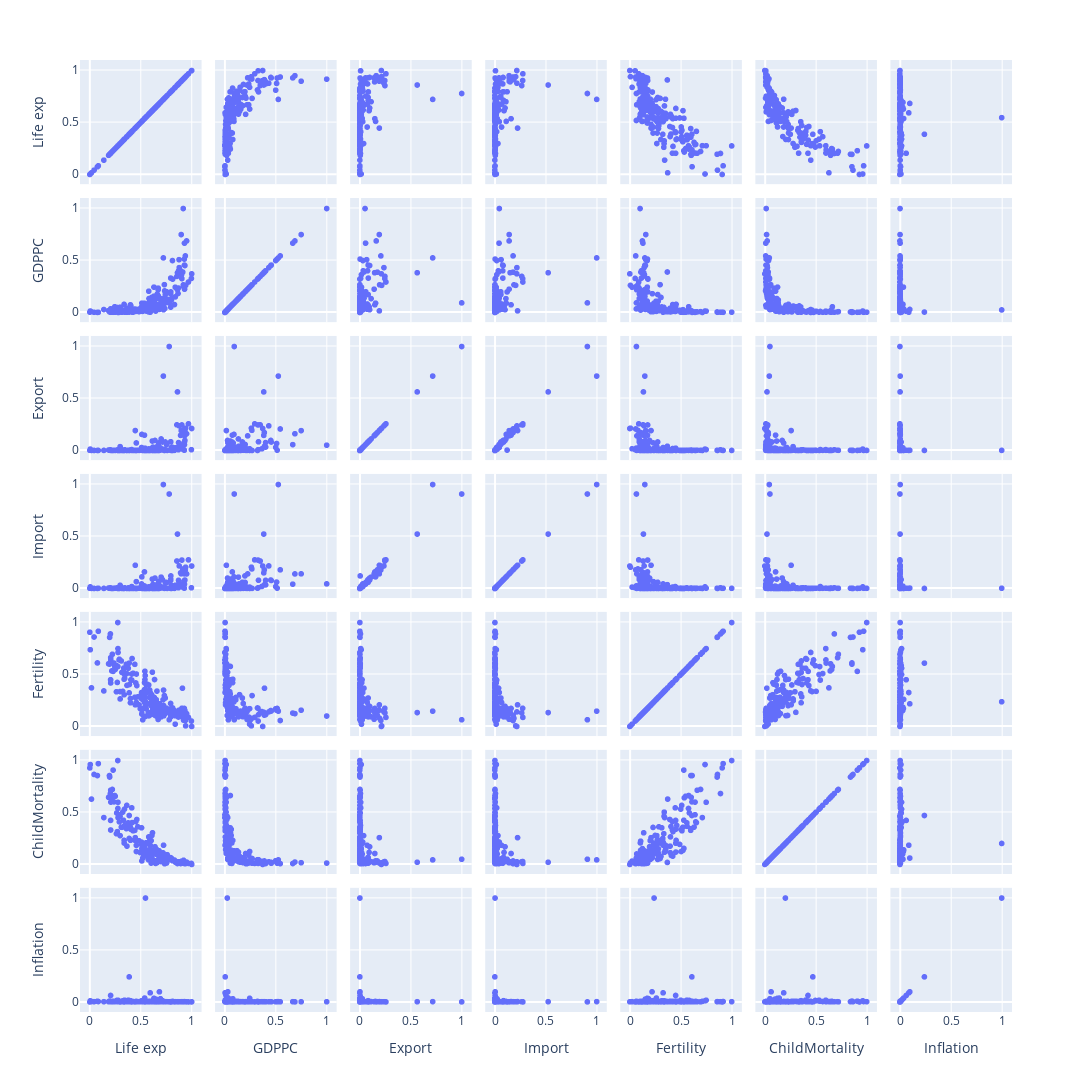

The code cell stored with this chart in its notebook:
### Code cell
#exploration
    #plot
fig = px.scatter_matrix(df, width=1200, height=1600)
fig.show()
    #matrixcorr
matrixcorr = df.corr()
print("Correlation matrix is : ")
print(matrixcorr)

### Figure 1 — Plotly figure (JSON) as saved in the notebook; plotly's stock layout.template omitted (floating-point values rounded to 4 significant figures; data arrays with more than 128 entries replaced by an {"elided": "..."} marker saying what was removed)
{"data": [{"dimensions": [{"axis": {"matches": true}, "label": "Life exp", "values": {"elided": "197 float values"}}, {"axis": {"matches": true}, "label": "GDPPC", "values": {"elided": "197 float values"}}, {"axis": {"matches": true}, "label": "Export", "values": {"elided": "197 float values"}}, {"axis": {"matches": true}, "label": "Import", "values": {"elided": "197 float values"}}, {"axis": {"matches": true}, "label": "Fertility", "values": {"elided": "197 float values"}}, {"axis": {"matches": true}, "label": "ChildMortality", "values": {"elided": "197 float values"}}, {"axis": {"matches": true}, "label": "Inflation", "values": {"elided": "197 float values"}}], "hovertemplate": "%{xaxis.title.text}=%{x}<br>%{yaxis.title.text}=%{y}<extra></extra>", "legendgroup": "", "marker": {"color": "#636efa", "symbol": "circle"}, "name": "", "showlegend": false, "type": "splom"}], "layout": {"dragmode": "select", "height": 1600, "legend": {"tracegroupgap": 0}, "margin": {"t": 60}, "width": 1200}}
